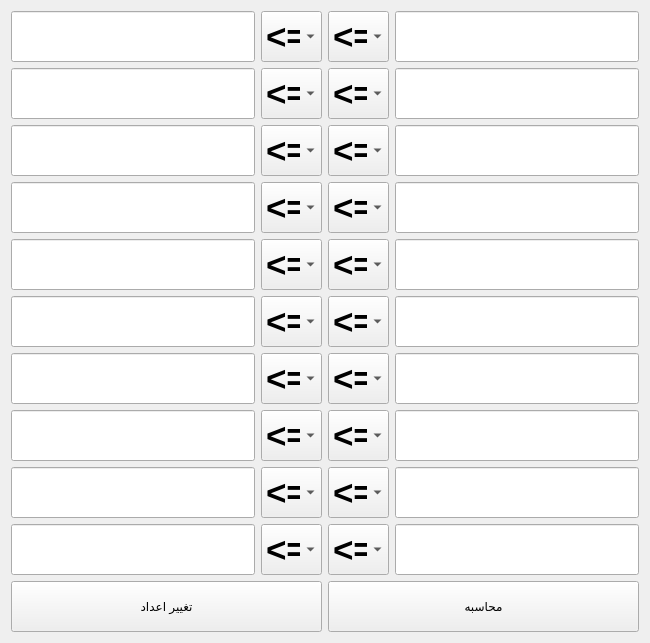
      <widget class="QWidget" name="page_Group_2">
       <layout class="QGridLayout" name="gridLayout_20">
        <item row="0" column="0">
         <widget class="QLineEdit" name="of">
          <property name="minimumSize">
           <size>
            <width>0</width>
            <height>51</height>
           </size>
          </property>
          <property name="font">
           <font>
            <family>Segoe UI</family>
            <pointsize>19</pointsize>
            <bold>true</bold>
           </font>
          </property>
         </widget>
        </item>
        <item row="0" column="1">
         <widget class="QComboBox" name="cbOf">
          <property name="minimumSize">
           <size>
            <width>0</width>
            <height>51</height>
           </size>
          </property>
          <property name="maximumSize">
           <size>
            <width>61</width>
            <height>16777215</height>
           </size>
          </property>
          <property name="font">
           <font>
            <family>Segoe UI</family>
            <pointsize>26</pointsize>
            <bold>true</bold>
           </font>
          </property>
          <property name="frame">
           <bool>true</bool>
          </property>
          <item>
           <property name="text">
            <string>&lt;=</string>
           </property>
          </item>
          <item>
           <property name="text">
            <string>&lt;</string>
           </property>
          </item>
         </widget>
        </item>
        <item row="0" column="2">
         <widget class="QComboBox" name="cbTo">
          <property name="minimumSize">
           <size>
            <width>0</width>
            <height>51</height>
           </size>
          </property>
          <property name="maximumSize">
           <size>
            <width>61</width>
            <height>16777215</height>
           </size>
          </property>
          <property name="font">
           <font>
            <family>Segoe UI</family>
            <pointsize>26</pointsize>
            <bold>true</bold>
           </font>
          </property>
          <property name="frame">
           <bool>true</bool>
          </property>
          <item>
           <property name="text">
            <string>&lt;=</string>
           </property>
          </item>
          <item>
           <property name="text">
            <string>&lt;</string>
           </property>
          </item>
         </widget>
        </item>
        <item row="0" column="3">
         <widget class="QLineEdit" name="to">
          <property name="minimumSize">
           <size>
            <width>0</width>
            <height>51</height>
           </size>
          </property>
          <property name="font">
           <font>
            <family>Segoe UI</family>
            <pointsize>19</pointsize>
            <bold>true</bold>
           </font>
          </property>
         </widget>
        </item>
        <item row="1" column="0">
         <widget class="QLineEdit" name="of_2">
          <property name="minimumSize">
           <size>
            <width>0</width>
            <height>51</height>
           </size>
          </property>
          <property name="font">
           <font>
            <family>Segoe UI</family>
            <pointsize>19</pointsize>
            <bold>true</bold>
           </font>
          </property>
         </widget>
        </item>
        <item row="1" column="1">
         <widget class="QComboBox" name="cbOf_2">
          <property name="minimumSize">
           <size>
            <width>0</width>
            <height>51</height>
           </size>
          </property>
          <property name="maximumSize">
           <size>
            <width>61</width>
            <height>16777215</height>
           </size>
          </property>
          <property name="font">
           <font>
            <family>Segoe UI</family>
            <pointsize>26</pointsize>
            <bold>true</bold>
           </font>
          </property>
          <property name="frame">
           <bool>true</bool>
          </property>
          <item>
           <property name="text">
            <string>&lt;=</string>
           </property>
          </item>
          <item>
           <property name="text">
            <string>&lt;</string>
           </property>
          </item>
         </widget>
        </item>
        <item row="1" column="2">
         <widget class="QComboBox" name="cbTo_2">
          <property name="minimumSize">
           <size>
            <width>0</width>
            <height>51</height>
           </size>
          </property>
          <property name="maximumSize">
           <size>
            <width>61</width>
            <height>16777215</height>
           </size>
          </property>
          <property name="font">
           <font>
            <family>Segoe UI</family>
            <pointsize>26</pointsize>
            <bold>true</bold>
           </font>
          </property>
          <property name="frame">
           <bool>true</bool>
          </property>
          <item>
           <property name="text">
            <string>&lt;=</string>
           </property>
          </item>
          <item>
           <property name="text">
            <string>&lt;</string>
           </property>
          </item>
         </widget>
        </item>
        <item row="1" column="3">
         <widget class="QLineEdit" name="to_2">
          <property name="minimumSize">
           <size>
            <width>0</width>
            <height>51</height>
           </size>
          </property>
          <property name="font">
           <font>
            <family>Segoe UI</family>
            <pointsize>19</pointsize>
            <bold>true</bold>
           </font>
          </property>
         </widget>
        </item>
        <item row="2" column="0">
         <widget class="QLineEdit" name="of_3">
          <property name="minimumSize">
           <size>
            <width>0</width>
            <height>51</height>
           </size>
          </property>
          <property name="font">
           <font>
            <family>Segoe UI</family>
            <pointsize>19</pointsize>
            <bold>true</bold>
           </font>
          </property>
         </widget>
        </item>
        <item row="2" column="1">
         <widget class="QComboBox" name="cbOf_3">
          <property name="minimumSize">
           <size>
            <width>0</width>
            <height>51</height>
           </size>
          </property>
          <property name="maximumSize">
           <size>
            <width>61</width>
            <height>16777215</height>
           </size>
          </property>
          <property name="font">
           <font>
            <family>Segoe UI</family>
            <pointsize>26</pointsize>
            <bold>true</bold>
           </font>
          </property>
          <property name="frame">
           <bool>true</bool>
          </property>
          <item>
           <property name="text">
            <string>&lt;=</string>
           </property>
          </item>
          <item>
           <property name="text">
            <string>&lt;</string>
           </property>
          </item>
         </widget>
        </item>
        <item row="2" column="2">
         <widget class="QComboBox" name="cbTo_3">
          <property name="minimumSize">
           <size>
            <width>0</width>
            <height>51</height>
           </size>
          </property>
          <property name="maximumSize">
           <size>
            <width>61</width>
            <height>16777215</height>
           </size>
          </property>
          <property name="font">
           <font>
            <family>Segoe UI</family>
            <pointsize>26</pointsize>
            <bold>true</bold>
           </font>
          </property>
          <property name="frame">
           <bool>true</bool>
          </property>
          <item>
           <property name="text">
            <string>&lt;=</string>
           </property>
          </item>
          <item>
           <property name="text">
            <string>&lt;</string>
           </property>
          </item>
         </widget>
        </item>
        <item row="2" column="3">
         <widget class="QLineEdit" name="to_3">
          <property name="minimumSize">
           <size>
            <width>0</width>
            <height>51</height>
           </size>
          </property>
          <property name="font">
           <font>
            <family>Segoe UI</family>
            <pointsize>19</pointsize>
            <bold>true</bold>
           </font>
          </property>
         </widget>
        </item>
        <item row="3" column="0">
         <widget class="QLineEdit" name="of_4">
          <property name="minimumSize">
           <size>
            <width>0</width>
            <height>51</height>
           </size>
          </property>
          <property name="font">
           <font>
            <family>Segoe UI</family>
            <pointsize>19</pointsize>
            <bold>true</bold>
           </font>
          </property>
         </widget>
        </item>
        <item row="3" column="1">
         <widget class="QComboBox" name="cbOf_4">
          <property name="minimumSize">
           <size>
            <width>0</width>
            <height>51</height>
           </size>
          </property>
          <property name="maximumSize">
           <size>
            <width>61</width>
            <height>16777215</height>
           </size>
          </property>
          <property name="font">
           <font>
            <family>Segoe UI</family>
            <pointsize>26</pointsize>
            <bold>true</bold>
           </font>
          </property>
          <property name="frame">
           <bool>true</bool>
          </property>
          <item>
           <property name="text">
            <string>&lt;=</string>
           </property>
          </item>
          <item>
           <property name="text">
            <string>&lt;</string>
           </property>
          </item>
         </widget>
        </item>
        <item row="3" column="2">
         <widget class="QComboBox" name="cbTo_4">
          <property name="minimumSize">
           <size>
            <width>0</width>
            <height>51</height>
           </size>
          </property>
          <property name="maximumSize">
           <size>
            <width>61</width>
            <height>16777215</height>
           </size>
          </property>
          <property name="font">
           <font>
            <family>Segoe UI</family>
            <pointsize>26</pointsize>
            <bold>true</bold>
           </font>
          </property>
          <property name="frame">
           <bool>true</bool>
          </property>
          <item>
           <property name="text">
            <string>&lt;=</string>
           </property>
          </item>
          <item>
           <property name="text">
            <string>&lt;</string>
           </property>
          </item>
         </widget>
        </item>
        <item row="3" column="3">
         <widget class="QLineEdit" name="to_4">
          <property name="minimumSize">
           <size>
            <width>0</width>
            <height>51</height>
           </size>
          </property>
          <property name="font">
           <font>
            <family>Segoe UI</family>
            <pointsize>19</pointsize>
            <bold>true</bold>
           </font>
          </property>
         </widget>
        </item>
        <item row="4" column="0">
         <widget class="QLineEdit" name="of_5">
          <property name="minimumSize">
           <size>
            <width>0</width>
            <height>51</height>
           </size>
          </property>
          <property name="font">
           <font>
            <family>Segoe UI</family>
            <pointsize>19</pointsize>
            <bold>true</bold>
           </font>
          </property>
         </widget>
        </item>
        <item row="4" column="1">
         <widget class="QComboBox" name="cbOf_5">
          <property name="minimumSize">
           <size>
            <width>0</width>
            <height>51</height>
           </size>
          </property>
          <property name="maximumSize">
           <size>
            <width>61</width>
            <height>16777215</height>
           </size>
          </property>
          <property name="font">
           <font>
            <family>Segoe UI</family>
            <pointsize>26</pointsize>
            <bold>true</bold>
           </font>
          </property>
          <property name="frame">
           <bool>true</bool>
          </property>
          <item>
           <property name="text">
            <string>&lt;=</string>
           </property>
          </item>
          <item>
           <property name="text">
            <string>&lt;</string>
           </property>
          </item>
         </widget>
        </item>
        <item row="4" column="2">
         <widget class="QComboBox" name="cbTo_5">
          <property name="minimumSize">
           <size>
            <width>0</width>
            <height>51</height>
           </size>
          </property>
          <property name="maximumSize">
           <size>
            <width>61</width>
            <height>16777215</height>
           </size>
          </property>
          <property name="font">
           <font>
            <family>Segoe UI</family>
            <pointsize>26</pointsize>
            <bold>true</bold>
           </font>
          </property>
          <property name="frame">
           <bool>true</bool>
          </property>
          <item>
           <property name="text">
            <string>&lt;=</string>
           </property>
          </item>
          <item>
           <property name="text">
            <string>&lt;</string>
           </property>
          </item>
         </widget>
        </item>
        <item row="4" column="3">
         <widget class="QLineEdit" name="to_5">
          <property name="minimumSize">
           <size>
            <width>0</width>
            <height>51</height>
           </size>
          </property>
          <property name="font">
           <font>
            <family>Segoe UI</family>
            <pointsize>19</pointsize>
            <bold>true</bold>
           </font>
          </property>
         </widget>
        </item>
        <item row="5" column="0">
         <widget class="QLineEdit" name="of_6">
          <property name="minimumSize">
           <size>
            <width>0</width>
            <height>51</height>
           </size>
          </property>
          <property name="font">
           <font>
            <family>Segoe UI</family>
            <pointsize>19</pointsize>
            <bold>true</bold>
           </font>
          </property>
         </widget>
        </item>
        <item row="5" column="1">
         <widget class="QComboBox" name="cbOf_6">
          <property name="minimumSize">
           <size>
            <width>0</width>
            <height>51</height>
           </size>
          </property>
          <property name="maximumSize">
           <size>
            <width>61</width>
            <height>16777215</height>
           </size>
          </property>
          <property name="font">
           <font>
            <family>Segoe UI</family>
            <pointsize>26</pointsize>
            <bold>true</bold>
           </font>
          </property>
          <property name="frame">
           <bool>true</bool>
          </property>
          <item>
           <property name="text">
            <string>&lt;=</string>
           </property>
          </item>
          <item>
           <property name="text">
            <string>&lt;</string>
           </property>
          </item>
         </widget>
        </item>
        <item row="5" column="2">
         <widget class="QComboBox" name="cbTo_6">
          <property name="minimumSize">
           <size>
            <width>0</width>
            <height>51</height>
           </size>
          </property>
          <property name="maximumSize">
           <size>
            <width>61</width>
            <height>16777215</height>
           </size>
          </property>
          <property name="font">
           <font>
            <family>Segoe UI</family>
            <pointsize>26</pointsize>
            <bold>true</bold>
           </font>
          </property>
          <property name="frame">
           <bool>true</bool>
          </property>
          <item>
           <property name="text">
            <string>&lt;=</string>
           </property>
          </item>
          <item>
           <property name="text">
            <string>&lt;</string>
           </property>
          </item>
         </widget>
        </item>
        <item row="5" column="3">
         <widget class="QLineEdit" name="to_6">
          <property name="minimumSize">
           <size>
            <width>0</width>
            <height>51</height>
           </size>
          </property>
          <property name="font">
           <font>
            <family>Segoe UI</family>
            <pointsize>19</pointsize>
            <bold>true</bold>
           </font>
          </property>
         </widget>
        </item>
        <item row="6" column="0">
         <widget class="QLineEdit" name="of_7">
          <property name="minimumSize">
           <size>
            <width>0</width>
            <height>51</height>
           </size>
          </property>
          <property name="font">
           <font>
            <family>Segoe UI</family>
            <pointsize>19</pointsize>
            <bold>true</bold>
           </font>
          </property>
         </widget>
        </item>
        <item row="6" column="1">
         <widget class="QComboBox" name="cbOf_7">
          <property name="minimumSize">
           <size>
            <width>0</width>
            <height>51</height>
           </size>
          </property>
          <property name="maximumSize">
           <size>
            <width>61</width>
            <height>16777215</height>
           </size>
          </property>
          <property name="font">
           <font>
            <family>Segoe UI</family>
            <pointsize>26</pointsize>
            <bold>true</bold>
           </font>
          </property>
          <property name="frame">
           <bool>true</bool>
          </property>
          <item>
           <property name="text">
            <string>&lt;=</string>
           </property>
          </item>
          <item>
           <property name="text">
            <string>&lt;</string>
           </property>
          </item>
         </widget>
        </item>
        <item row="6" column="2">
         <widget class="QComboBox" name="cbTo_7">
          <property name="minimumSize">
           <size>
            <width>0</width>
            <height>51</height>
           </size>
          </property>
          <property name="maximumSize">
           <size>
            <width>61</width>
            <height>16777215</height>
           </size>
          </property>
          <property name="font">
           <font>
            <family>Segoe UI</family>
            <pointsize>26</pointsize>
            <bold>true</bold>
           </font>
          </property>
          <property name="frame">
           <bool>true</bool>
          </property>
          <item>
           <property name="text">
            <string>&lt;=</string>
           </property>
          </item>
          <item>
           <property name="text">
            <string>&lt;</string>
           </property>
          </item>
         </widget>
        </item>
        <item row="6" column="3">
         <widget class="QLineEdit" name="to_7">
          <property name="minimumSize">
           <size>
            <width>0</width>
            <height>51</height>
           </size>
          </property>
          <property name="font">
           <font>
            <family>Segoe UI</family>
            <pointsize>19</pointsize>
            <bold>true</bold>
           </font>
          </property>
         </widget>
        </item>
        <item row="7" column="0">
         <widget class="QLineEdit" name="of_8">
          <property name="minimumSize">
           <size>
            <width>0</width>
            <height>51</height>
           </size>
          </property>
          <property name="font">
           <font>
            <family>Segoe UI</family>
            <pointsize>19</pointsize>
            <bold>true</bold>
           </font>
          </property>
         </widget>
        </item>
        <item row="7" column="1">
         <widget class="QComboBox" name="cbOf_8">
          <property name="minimumSize">
           <size>
            <width>0</width>
            <height>51</height>
           </size>
          </property>
          <property name="maximumSize">
           <size>
            <width>61</width>
            <height>16777215</height>
           </size>
          </property>
          <property name="font">
           <font>
            <family>Segoe UI</family>
            <pointsize>26</pointsize>
            <bold>true</bold>
           </font>
          </property>
          <property name="frame">
           <bool>true</bool>
          </property>
          <item>
           <property name="text">
            <string>&lt;=</string>
           </property>
          </item>
          <item>
           <property name="text">
            <string>&lt;</string>
           </property>
          </item>
         </widget>
        </item>
        <item row="7" column="2">
         <widget class="QComboBox" name="cbTo_8">
          <property name="minimumSize">
           <size>
            <width>0</width>
            <height>51</height>
           </size>
          </property>
          <property name="maximumSize">
           <size>
            <width>61</width>
            <height>16777215</height>
           </size>
          </property>
          <property name="font">
           <font>
            <family>Segoe UI</family>
            <pointsize>26</pointsize>
            <bold>true</bold>
           </font>
          </property>
          <property name="frame">
           <bool>true</bool>
          </property>
          <item>
           <property name="text">
            <string>&lt;=</string>
           </property>
          </item>
          <item>
           <property name="text">
            <string>&lt;</string>
           </property>
          </item>
         </widget>
        </item>
        <item row="7" column="3">
         <widget class="QLineEdit" name="to_8">
          <property name="minimumSize">
           <size>
            <width>0</width>
            <height>51</height>
           </size>
          </property>
          <property name="font">
           <font>
            <family>Segoe UI</family>
            <pointsize>19</pointsize>
            <bold>true</bold>
           </font>
          </property>
         </widget>
        </item>
        <item row="8" column="0">
         <widget class="QLineEdit" name="of_9">
          <property name="minimumSize">
           <size>
            <width>0</width>
            <height>51</height>
           </size>
          </property>
          <property name="font">
           <font>
            <family>Segoe UI</family>
            <pointsize>19</pointsize>
            <bold>true</bold>
           </font>
          </property>
         </widget>
        </item>
        <item row="8" column="1">
         <widget class="QComboBox" name="cbOf_9">
          <property name="minimumSize">
           <size>
            <width>0</width>
            <height>51</height>
           </size>
          </property>
          <property name="maximumSize">
           <size>
            <width>61</width>
            <height>16777215</height>
           </size>
          </property>
          <property name="font">
           <font>
            <family>Segoe UI</family>
            <pointsize>26</pointsize>
            <bold>true</bold>
           </font>
          </property>
          <property name="frame">
           <bool>true</bool>
          </property>
          <item>
           <property name="text">
            <string>&lt;=</string>
           </property>
          </item>
          <item>
           <property name="text">
            <string>&lt;</string>
           </property>
          </item>
         </widget>
        </item>
        <item row="8" column="2">
         <widget class="QComboBox" name="cbTo_9">
          <property name="minimumSize">
           <size>
            <width>0</width>
            <height>51</height>
           </size>
          </property>
          <property name="maximumSize">
           <size>
            <width>61</width>
            <height>16777215</height>
           </size>
          </property>
          <property name="font">
           <font>
            <family>Segoe UI</family>
            <pointsize>26</pointsize>
            <bold>true</bold>
           </font>
          </property>
          <property name="frame">
           <bool>true</bool>
          </property>
          <item>
           <property name="text">
            <string>&lt;=</string>
           </property>
          </item>
          <item>
           <property name="text">
            <string>&lt;</string>
           </property>
          </item>
         </widget>
        </item>
        <item row="8" column="3">
         <widget class="QLineEdit" name="to_9">
          <property name="minimumSize">
           <size>
            <width>0</width>
            <height>51</height>
           </size>
          </property>
          <property name="font">
           <font>
            <family>Segoe UI</family>
            <pointsize>19</pointsize>
            <bold>true</bold>
           </font>
          </property>
         </widget>
        </item>
        <item row="9" column="0">
         <widget class="QLineEdit" name="of_10">
          <property name="minimumSize">
           <size>
            <width>0</width>
            <height>51</height>
           </size>
          </property>
          <property name="font">
           <font>
            <family>Segoe UI</family>
            <pointsize>19</pointsize>
            <bold>true</bold>
           </font>
          </property>
         </widget>
        </item>
        <item row="9" column="1">
         <widget class="QComboBox" name="cbOf_10">
          <property name="minimumSize">
           <size>
            <width>0</width>
            <height>51</height>
           </size>
          </property>
          <property name="maximumSize">
           <size>
            <width>61</width>
            <height>16777215</height>
           </size>
          </property>
          <property name="font">
           <font>
            <family>Segoe UI</family>
            <pointsize>26</pointsize>
            <bold>true</bold>
           </font>
          </property>
          <property name="frame">
           <bool>true</bool>
          </property>
          <item>
           <property name="text">
            <string>&lt;=</string>
           </property>
          </item>
          <item>
           <property name="text">
            <string>&lt;</string>
           </property>
          </item>
         </widget>
        </item>
        <item row="9" column="2">
         <widget class="QComboBox" name="cbTo_10">
          <property name="minimumSize">
           <size>
            <width>0</width>
            <height>51</height>
           </size>
          </property>
          <property name="maximumSize">
           <size>
            <width>61</width>
            <height>16777215</height>
           </size>
          </property>
          <property name="font">
           <font>
            <family>Segoe UI</family>
            <pointsize>26</pointsize>
            <bold>true</bold>
           </font>
          </property>
          <property name="frame">
           <bool>true</bool>
          </property>
          <item>
           <property name="text">
            <string>&lt;=</string>
           </property>
          </item>
          <item>
           <property name="text">
            <string>&lt;</string>
           </property>
          </item>
         </widget>
        </item>
        <item row="9" column="3">
         <widget class="QLineEdit" name="to_10">
          <property name="minimumSize">
           <size>
            <width>0</width>
            <height>51</height>
           </size>
          </property>
          <property name="font">
           <font>
            <family>Segoe UI</family>
            <pointsize>19</pointsize>
            <bold>true</bold>
           </font>
          </property>
         </widget>
        </item>
        <item row="10" column="2" colspan="2">
         <widget class="QPushButton" name="pbCalculation">
          <property name="minimumSize">
           <size>
            <width>0</width>
            <height>51</height>
           </size>
          </property>
          <property name="text">
           <string>محاسبه</string>
          </property>
         </widget>
        </item>
        <item row="10" column="0" colspan="2">
         <widget class="QPushButton" name="pbChangeNum">
          <property name="minimumSize">
           <size>
            <width>0</width>
            <height>51</height>
           </size>
          </property>
          <property name="text">
           <string>تغییر اعداد</string>
          </property>
         </widget>
        </item>
       </layout>
      </widget>
